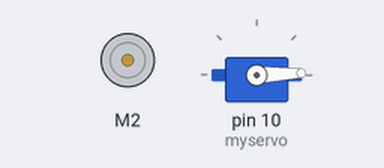
Bench run of a sketch on a simulated Arduino Uno, built with avr-gcc and run on an emulated ATmega328P. Shown: DC motor (green arrow = forward, orange = backward, longer = faster), servo. What the sketch prints to the serial monitor is not drawn.

Above: at 0.05 s.
At 1.35 s:
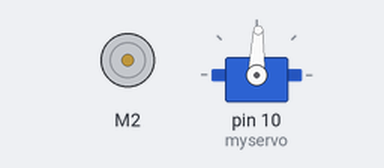
At 2.65 s:
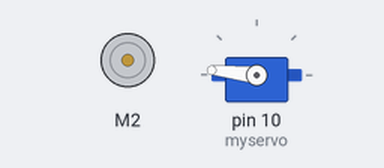
At 5.25 s:
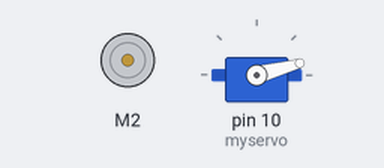
Timing chart, 0 to 7.1 s (numbered marks = the images above):
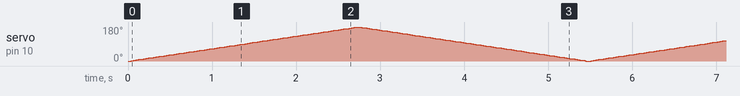

The sketch:

MotorTest-shield.ino
```cpp
// (licence header left out)
#include <AFMotor.h>

AF_DCMotor motor(2);

#include <Servo.h>

Servo myservo;  // create servo object to control a servo
int pos = 0;  // variable to store the servo position


void setup() {
  Serial.begin(9600);           // set up Serial library at 9600 bps
  Serial.println("Motor test!");

  // turn on motor
  motor.setSpeed(200);

  motor.run(RELEASE);

  myservo.attach(10);
  //myservo.attach(9);
}

void loop() {
  uint8_t i;

  Serial.print("tick");

  motor.run(FORWARD);
  for (i=0; i<255; i++) {
    motor.setSpeed(i);
 //   delay(10);
 }

  for (i=255; i!=0; i--) {
    motor.setSpeed(i);
  //  delay(10);
 }

  Serial.print("tock");

  motor.run(BACKWARD);
  for (i=0; i<255; i++) {
    motor.setSpeed(i);
  //  delay(10);
 }

  for (i=255; i!=0; i--) {
    motor.setSpeed(i);
  //  delay(10);
 }


  Serial.print("tech");
  motor.run(RELEASE);


    // sweeps from 0 degrees to 180 degrees
  for(pos = 0; pos <= 180; pos += 1)
  {
    myservo.write(pos);
    delay(15);
  }
  // sweeps from 180 degrees to 0 degrees
  for(pos = 180; pos>=0; pos-=1)
  {
    myservo.write(pos);
    delay(15);
  }


  delay(10);
}
```
